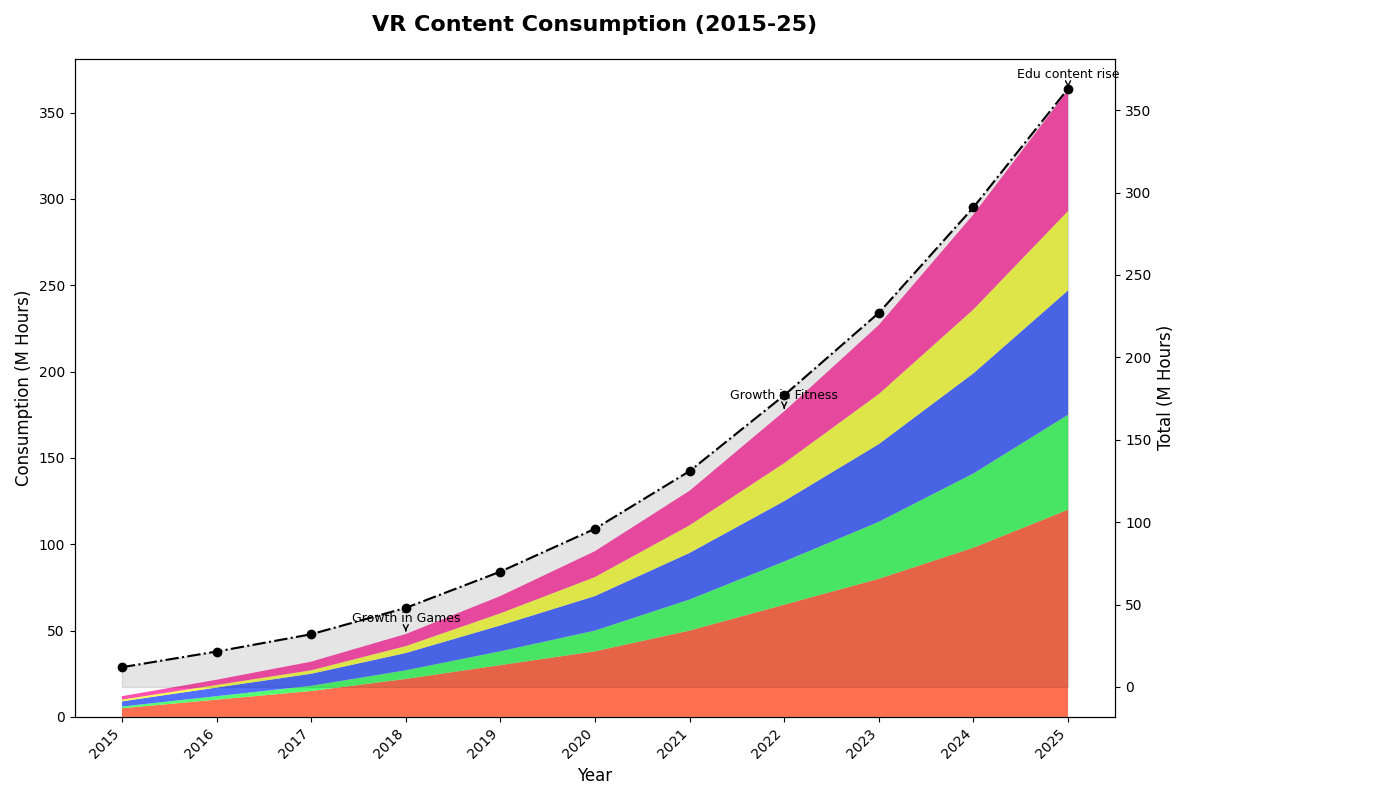

Write the Python code that produced this figure.
import matplotlib.pyplot as plt
import numpy as np

years = np.arange(2015, 2026)
vr_data = np.array([
    [5, 10, 15, 22, 30, 38, 50, 65, 80, 98, 120],
    [1, 2, 3, 5, 8, 12, 18, 25, 33, 43, 55],
    [3, 5, 7, 10, 15, 20, 27, 35, 45, 58, 72],
    [1, 1.5, 2, 4, 7, 11, 16, 22, 29, 37, 46],
    [2, 3, 5, 7, 10, 15, 20, 30, 40, 55, 70]
])

fig, ax = plt.subplots(figsize=(14, 8))
new_colors = ['#FF5733', '#33FF57', '#3357FF', '#F7FF33', '#FF33A1']

ax.stackplot(years, vr_data, colors=new_colors, alpha=0.85)

ax.set_title('VR Content Consumption (2015-25)', fontsize=16, fontweight='bold', pad=20)
ax.set_xlabel('Year', fontsize=12)
ax.set_ylabel('Consumption (M Hours)', fontsize=12)
ax.set_xticks(years)
ax.set_xticklabels(years, rotation=45, ha='right')

annotations = {
    2022: 'Growth in Fitness',
    2018: 'Growth in Games',
    2025: 'Edu content rise'
}

for year, annotation in annotations.items():
    ax.annotate(annotation, xy=(year, vr_data[:, years.tolist().index(year)].sum()), 
                xytext=(year, vr_data[:, years.tolist().index(year)].sum() + 7),
                arrowprops=dict(facecolor='black', arrowstyle='->'), fontsize=9, ha='center')

ax2 = ax.twinx()
total_consumption = vr_data.sum(axis=0)
ax2.plot(years, total_consumption, color='black', linestyle='-.', marker='o', linewidth=1.5)
ax2.fill_between(years, total_consumption, color='black', alpha=0.1)
ax2.set_ylabel('Total (M Hours)', fontsize=12)

plt.tight_layout(rect=[0, 0, 0.85, 1])
plt.show()
